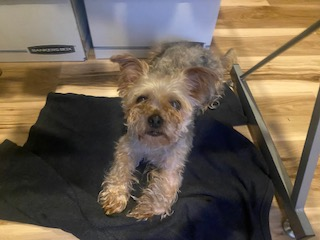
#> input picture IMG_0959.jpeg, 320 x 240 px
$ python image_compression.py --input ../IMG_0959.jpeg
#> lines starting #> are read from the running program, lines starting #| are printed output that depends on the picture
"""Compress RGB images with K-Means color quantization.

Every pixel is represented by a three-dimensional ``[red, green, blue]``
vector. K-Means learns a small palette of representative vectors, then
replaces every pixel with the closest palette color.
"""

from __future__ import annotations

import argparse
import logging
from pathlib import Path

import matplotlib
import numpy as np
from PIL import Image
from sklearn.cluster import KMeans

matplotlib.use("Agg")
import matplotlib.pyplot as plt  # noqa: E402

LOGGER = logging.getLogger(__name__)


def load_image(path: Path | str) -> np.ndarray:
    """Load an image from ``path`` as an RGB NumPy array."""

    with Image.open(path) as image:
        return np.asarray(image.convert("RGB"))


def compress_image(
    pixel_data: np.ndarray, k: int
) -> tuple[np.ndarray, np.ndarray, np.ndarray, np.ndarray]:
    """Reduce an RGB image to at most ``k`` representative colors.

    Args:
        pixel_data: Image data with shape ``(height, width, 3)``.
        k: Number of color clusters to learn.

    Returns:
        The compressed image, centroid colors, cluster label per pixel, and
        flattened original RGB vectors.

    Raises:
        ValueError: If the input is not an RGB image or ``k`` is invalid.
    """

    if pixel_data.ndim != 3 or pixel_data.shape[2] != 3:
        raise ValueError("pixel_data must have shape (height, width, 3)")
    if k < 1:
        raise ValueError("k must be at least 1")

    height, width, channels = pixel_data.shape
    vectors = pixel_data.reshape(-1, channels)
    if k > len(vectors):
        raise ValueError("k cannot exceed the number of pixels")

    model = KMeans(n_clusters=k, n_init=10, random_state=42)
    labels = model.fit_predict(vectors)
    centers = np.clip(np.rint(model.cluster_centers_), 0, 255).astype(np.uint8)
    compressed = centers[labels].reshape(height, width, channels)
    return compressed, centers, labels, vectors


def save_palette(centers: np.ndarray, path: Path | str) -> None:
    """Save centroid colors as a labeled swatch grid."""

    palette_path = Path(path)
    palette_path.parent.mkdir(parents=True, exist_ok=True)
    count = len(centers)
    columns = min(count, 8)
    rows = int(np.ceil(count / columns))
    swatch_size = 80

    figure, axes = plt.subplots(rows, columns, figsize=(columns * 1.25, rows * 1.25))
    flat_axes = np.atleast_1d(axes).ravel()
    for index, axis in enumerate(flat_axes):
        axis.set_axis_off()
        if index < count:
            color = centers[index]
            axis.imshow(np.full((swatch_size, swatch_size, 3), color, dtype=np.uint8))
            axis.set_title(
                f"{color[0]}, {color[1]}, {color[2]}",
                fontsize=8,
                color="#f4efe7",
                pad=6,
            )
    figure.patch.set_facecolor("#151914")
    figure.tight_layout(pad=1.2)
    figure.savefig(palette_path, dpi=160, facecolor=figure.get_facecolor())
    plt.close(figure)


def plot_rgb_scatter(
    vectors: np.ndarray,
    centers: np.ndarray,
    path: Path | str,
    sample_size: int = 5_000,
) -> None:
    """Plot sampled pixel vectors and learned centroids in RGB space."""

    scatter_path = Path(path)
    scatter_path.parent.mkdir(parents=True, exist_ok=True)
    generator = np.random.default_rng(42)
    indices = generator.choice(
        len(vectors), size=min(sample_size, len(vectors)), replace=False
    )
    sample = vectors[indices]

    figure = plt.figure(figsize=(8, 8), facecolor="#151914")
    axis = figure.add_subplot(111, projection="3d", facecolor="#151914")
    axis.scatter(
        sample[:, 0],
        sample[:, 1],
        sample[:, 2],
        c=sample / 255.0,
        s=5,
        alpha=0.35,
        linewidths=0,
    )
    axis.scatter(
        centers[:, 0],
        centers[:, 1],
        centers[:, 2],
        c=centers / 255.0,
        edgecolors="#ffffff",
        linewidths=1.5,
        marker="^",
        s=140,
        label="K-Means centroids",
    )
    axis.set(xlabel="Red", ylabel="Green", zlabel="Blue")
    axis.xaxis.label.set_color("#c7cbbf")
    axis.yaxis.label.set_color("#c7cbbf")
    axis.zaxis.label.set_color("#c7cbbf")
    axis.set_title(f"Pixel vectors in RGB space · k={len(centers)}", color="#f4efe7")
    axis.tick_params(colors="#c7cbbf")
    for pane in (axis.xaxis.pane, axis.yaxis.pane, axis.zaxis.pane):
        pane.set_facecolor((0.10, 0.12, 0.10, 1.0))
    axis.legend(facecolor="#242a22", labelcolor="#f4efe7", edgecolor="#65705d")
    figure.tight_layout()
    figure.savefig(scatter_path, dpi=160, facecolor=figure.get_facecolor())
    plt.close(figure)


def output_paths(input_path: Path, output_dir: Path) -> tuple[Path, Path, Path]:
    """Build all result paths from the input filename."""

    stem = input_path.stem
    return (
        output_dir / f"{stem}_compressed.jpg",
        output_dir / f"{stem}_palette.png",
        output_dir / f"{stem}_rgb_scatter.png",
    )


def run(input_path: Path, k: int, output_dir: Path) -> tuple[Path, Path, Path]:
    """Run the complete compression pipeline and save its artifacts."""

    output_dir.mkdir(parents=True, exist_ok=True)
    compressed_path, palette_path, scatter_path = output_paths(input_path, output_dir)
    pixels = load_image(input_path)
    LOGGER.info("Loaded %s (%d × %d pixels)", input_path, pixels.shape[1], pixels.shape[0])
    compressed, centers, _labels, vectors = compress_image(pixels, k)
    Image.fromarray(compressed).save(compressed_path, quality=75, optimize=True)
    save_palette(centers, palette_path)
    plot_rgb_scatter(vectors, centers, scatter_path)
    LOGGER.info("Created %s, %s, and %s", compressed_path, palette_path, scatter_path)
    return compressed_path, palette_path, scatter_path


def parse_args() -> argparse.Namespace:
    """Parse command-line options."""

    parser = argparse.ArgumentParser(
        description="Compress an image using K-Means color quantization."
    )
    parser.add_argument("--input", type=Path, required=True, help="Source image path")
    parser.add_argument("--k", type=int, default=16, help="Number of colors (default: 16)")
    parser.add_argument(
        "--output-dir",
        type=Path,
        default=Path("outputs"),
        help="Directory for generated files (default: outputs/)",
    )
    return parser.parse_args()


def main() -> None:
    """Run the command-line application."""

    logging.basicConfig(level=logging.INFO, format="%(levelname)s: %(message)s")
    args = parse_args()
    run(args.input, args.k, args.output_dir)
#> in load_image, image is the input picture: PIL image 320x240 RGB; mean R, G, B 108, 95, 80.8
#> in compress_image, `compressed = centers[labels].reshape(height, width, channels)`:
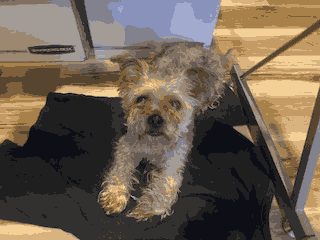
#> compressed: shape (240, 320, 3); mean of channels 0, 1, 2 107.9, 94.9, 80.9; drawn as R, G, B
#> in run, `compressed, centers, _labels, vectors = compress_image(pixels, k)`: centers = 16 rows, first 8: [243, 208, 150], [87, 69, 48], [156, 136, 113], [31, 31, 31], [168, 128, 73], [216, 179, 127], [101, 90, 84], [136, 146, 186]
#> in save_palette, `count = len(centers)`: count = 16
#> in save_palette, `columns = min(count, 8)`: columns = 8
#> in save_palette, `rows = int(np.ceil(count / columns))`: rows = 2
#> the loop in save_palette, `for index, axis in enumerate(flat_axes):` made 16 passes
#> color on passes 1 to 12: [243, 208, 150], [87, 69, 48], [156, 136, 113], [31, 31, 31], [168, 128, 73], [216, 179, 127], [101, 90, 84], [136, 146, 186], [163, 155, 149], [50, 49, 48], [162, 171, 206], [196, 155, 100]
#> in save_palette, `figure.savefig(palette_path, dpi=160, facecolor=figure.get_facecolor())`:
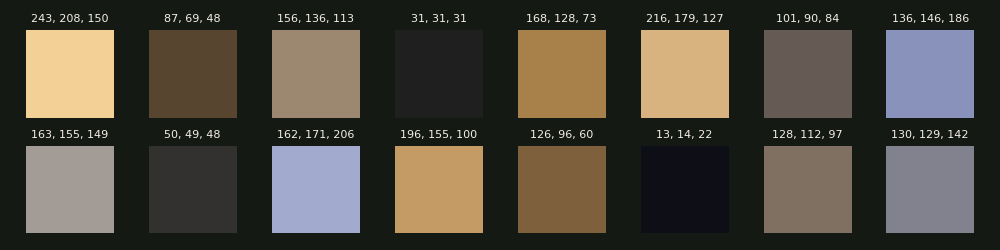
#> figure drawn by matplotlib, 16 panels
#> in plot_rgb_scatter, `indices = generator.choice( len(vectors), size=min(sample_size, len(ve..`: indices = 5000 values, max 76782 at index 3224, min 38 at index 2684, mean 38337.4
#> in plot_rgb_scatter, `figure.savefig(scatter_path, dpi=160, facecolor=figure.get_facecolor())`:
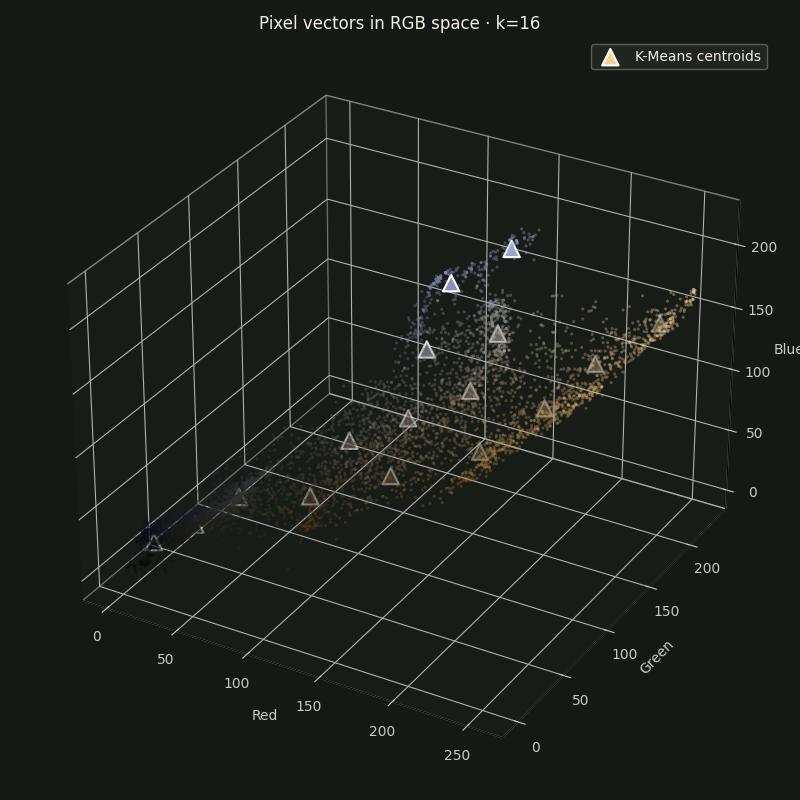
#> figure drawn by matplotlib, 1 panel


if __name__ == "__main__":
    main()
